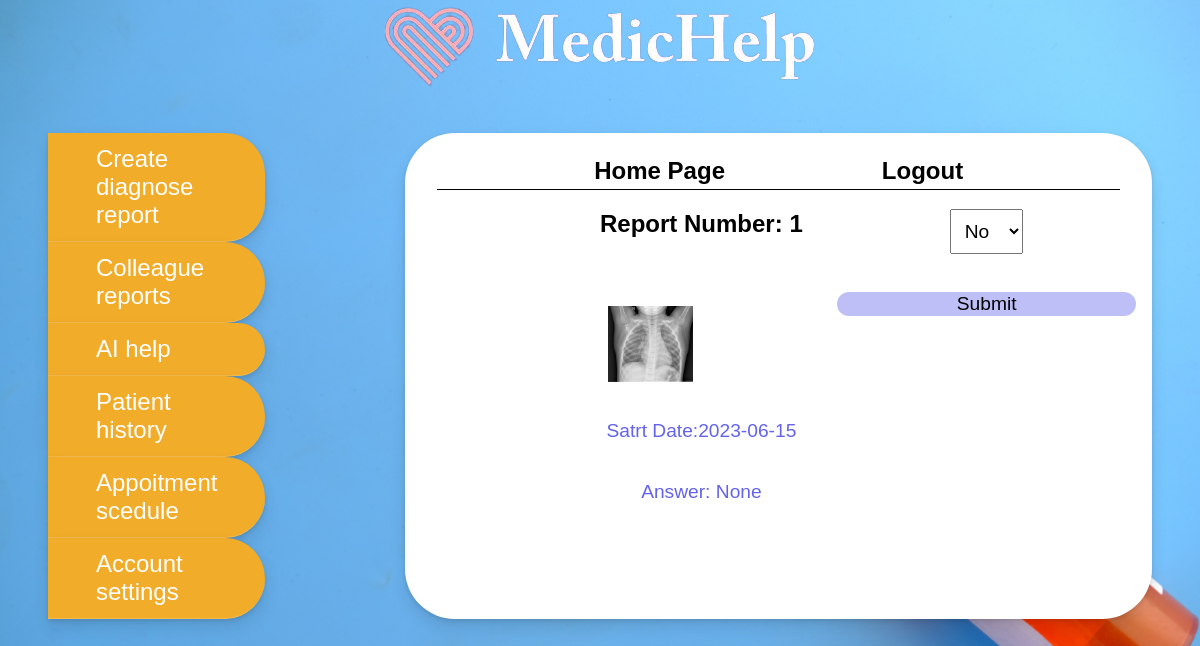
The page /Doctor_answer-details/1 (signed in) on the database as committed earlier.
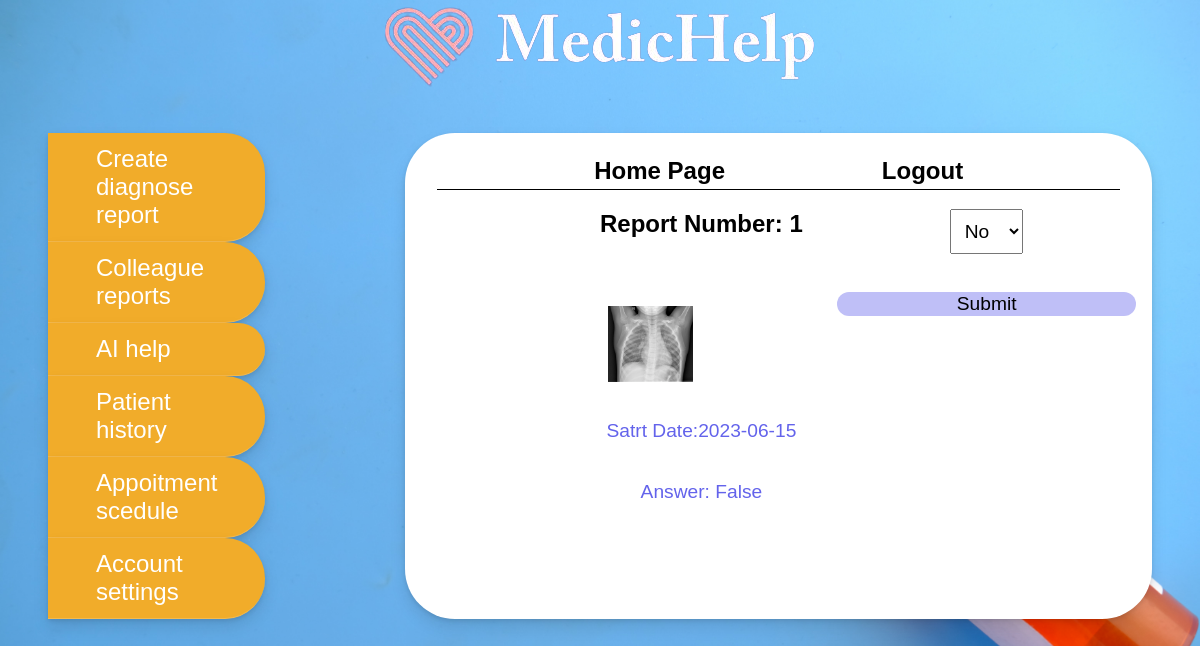
The same page on the database as committed later.
### PneumoniaApp/Patient/models.py (models this page shows, shortened)
class Report(db.Model):
    id = db.Column(db.Integer, primary_key=True)
    image = db.Column(db.String(120), unique=True, nullable=False)
    start_date = db.Column(db.Date, default=datetime.utcnow)
    end_date = db.Column(db.Date)
    patient_id = db.Column(db.Integer, db.ForeignKey('patient.id'), nullable=False)
    doctor_id = db.Column(db.Integer, db.ForeignKey('doctor.id'), nullable=False)
    helping_doctor_id = db.Column(db.Integer, db.ForeignKey('doctor.id'))
    helping_doctor_answer = db.Column(db.Boolean)
    ai_help = db.Column(db.Boolean, default=False)
    ai_answer = db.Column(db.Boolean)
    is_sick = db.Column(db.Boolean)
    is_answer=db.Column(db.Boolean, default=False)

### PneumoniaApp/Doctor/routes.py (the view, shortened to what this page needs)
@doctor.route("/Doctor_answer-details/<int:report_id>" , methods=['POST', 'GET'])
@login_required
def Doctor_answer_details(report_id):
    report = Report.query.get(report_id)
    if report:
        doctor = Doctor.query.filter_by(id=report.doctor_id).first()
        return render_template("DoctorAnswerDetails.html", report=report)
    else:
        reports = Report.query.filter_by(doctor_id = current_user.id, is_answer=False)
        return render_template("DoctorAnswerDiagnose.html", reports = reports)

### PneumoniaApp/templates/DoctorAnswerDetails.html (shortened to what this page needs)
{% extends 'homeLayout.html' %}
{% block content %}
    <a href="{{url_for('doctor.Doctor_Answer')}}">Create diagnose report</a>
    <a href="{{url_for('doctor.Helping_Doctors')}}">Colleague reports</a>
    <a href="">AI help</a>
    <a href="{{url_for('doctor.SearchPatientHistory')}}">Patient history</a>
    <a href="{{url_for('doctor.DoctorsAppointments')}}">Appoitment scedule</a>
    <a href="{{url_for('Authentication.DoctorChangePassword')}}">Account settings</a>
{% endblock content %}
{% block homepage %}
    <a href="{{url_for('Authentication.doctorHome')}}">Home Page</a>
{% endblock %}
{% block desc %}
    <form action="" id="passwordForm" method="POST">
        <h1>Report Number: {{report.id}}</h1>
        <img src="{{ url_for('static', filename='Images/' + report.image) }}" alt="Report Image">
        <label for="">Satrt Date:{{report.start_date}}</label>
        <label for="">Answer: {{report.is_sick}}</label>
        <select name="select" id="select">
            <option value="No">No</option>
        </select>
        <button>Submit</button>
    </form>
{% endblock desc %}

Rows that differ between the two databases and show on the page:
changed Report id 1: is_sick "None" → "False"
